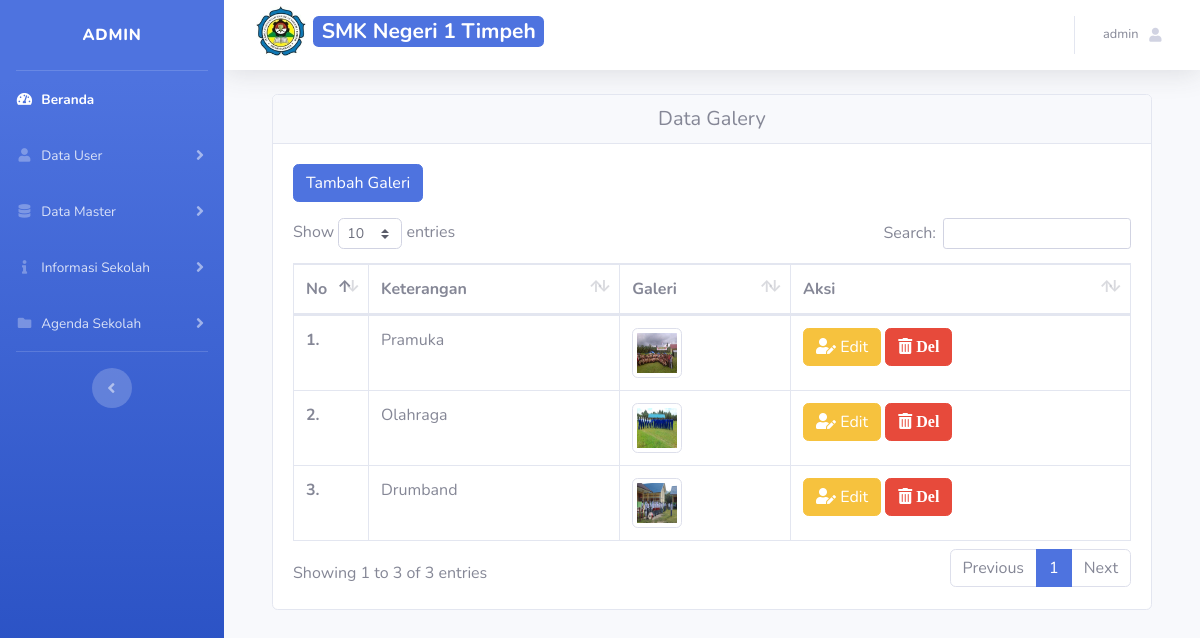
Screenshot of /admin/index.php?page=galery (signed in) with the database file from the repository.
### tables this page shows
CREATE TABLE IF NOT EXISTS `tb_sekolah` (
  `id_sekolah` int(11) NOT NULL AUTO_INCREMENT,
  `nama_sekolah` varchar(50) NOT NULL,
  `visi` longtext NOT NULL,
  `misi` longtext NOT NULL,
  `sejarah_sekolah` longtext NOT NULL,
  `kata_sambutan` longtext NOT NULL,
  `foto_logo` varchar(255) NOT NULL,
  `foto_struktur` varchar(255) NOT NULL,
  `peta_sekolah` varchar(255) NOT NULL,
  `lokasi_sekolah` varchar(255) NOT NULL,
  `foto_utama` varchar(255) NOT NULL,
  PRIMARY KEY (`id_sekolah`)
);

CREATE TABLE IF NOT EXISTS `tb_gallery` (
  `id_gallery` int(11) NOT NULL AUTO_INCREMENT,
  `keterangan` varchar(50) NOT NULL,
  `jenis` varchar(10) NOT NULL COMMENT '1 untuk foto,\r\n2 untuk video',
  `foto` varchar(255) NOT NULL,
  `video` varchar(255) NOT NULL,
  PRIMARY KEY (`id_gallery`)
);

### admin/index.php (the view, shortened to what this page needs)
<?php
include '../config/koneksi.php';
$oke = mysqli_query($koneksi, "SELECT * FROM tb_sekolah");
$oke1 = mysqli_fetch_array($oke);
if (@$_SESSION['Admin']) {
?>
    <?php
    if (@$_SESSION['Admin']) {
        $sesi = @$_SESSION['Admin'];
    }
    $sql = mysqli_query($koneksi, "SELECT * FROM tb_admin WHERE id_admin = '$sesi'") or die(mysqli_error($koneksi));
    $data = mysqli_fetch_array($sql);
    ?>
    <!DOCTYPE html>
    <html lang="en">
    <head>
        <link href="../assets/assets2/vendor/fontawesome-free/css/all.min.css" rel="stylesheet" type="text/css">
        <link href="../assets/assets2/css/sb-admin-2.min.css" rel="stylesheet">
        <link href="../assets/assets2/vendor/datatables/dataTables.bootstrap4.min.css" rel="stylesheet">
    </head>
    <body id="page-top">
        <div id="wrapper">
            <ul class="navbar-nav bg-gradient-primary sidebar sidebar-dark accordion" id="accordionSidebar">
                <a class="sidebar-brand d-flex align-items-center justify-content-center" href="index.php">
                    <?= $data['nama_admin']; ?>
                </a>
                <hr class="sidebar-divider my-0">
                <li class="nav-item active">
                    <a class="nav-link" href="index.php">
                        <i class="fas fa-fw fa-tachometer-alt"></i>
                        <span>Beranda</span></a>
                </li>
                <li class="nav-item">
                    <a class="nav-link collapsed" href="#" data-toggle="collapse" data-target="#collapseTwo" aria-expanded="true" aria-controls="collapseTwo">
                        <i class="fas fa-fw fa-user"></i>
                        <span>Data User</span>
                    </a>
                </li>
                <li class="nav-item">
                    <a class="nav-link collapsed" href="#" data-toggle="collapse" data-target="#collapseUtilities" aria-expanded="true" aria-controls="collapseUtilities">
                        <i class="fas fa-fw fa-database"></i>
                        <span>Data Master</span>
                    </a>
                </li>
                <li class="nav-item">
                    <a class="nav-link collapsed" href="#" data-toggle="collapse" data-target="#informasiSekolah" aria-expanded="true" aria-controls="informasiSekolah">
                        <i class="fas fa-fw fa-info"></i>
                        <span>Informasi Sekolah</span>
                    </a>
                </li>
                <li class="nav-item">
                    <a class="nav-link collapsed" href="#" data-toggle="collapse" data-target="#kegiatanSekolah" aria-expanded="true" aria-controls="kegiatanSekolah">
                        <i class="fas fa-fw fa-folder"></i>
                        <span>Agenda Sekolah</span>
                    </a>
                </li>
                <hr class="sidebar-divider d-none d-md-block">
                <div class="text-center d-none d-md-inline">
                    <button class="rounded-circle border-0" id="sidebarToggle"></button>
                </div>
            </ul>
            <div id="content-wrapper" class="d-flex flex-column">
                <div id="content">
                    <nav class="navbar navbar-expand navbar-light bg-white topbar mb-4 static-top shadow">
                        <form class="d-none d-sm-inline-block form-inline mr-auto ml-md-3 my-2 my-md-0 mw-100 navbar-search">
                            <h3>
                                <img src="../assets/sumber/img/app/<?= $oke1['foto_logo'] ?>" class="img-fluid" style="width:50px;height:50px;" alt="">
                                <span class="badge badge-primary">
                                    <?= $oke1['nama_sekolah']; ?>
                                </span>
                            </h3>
                        </form>
                        <ul class="navbar-nav ml-auto">
                            <li class="nav-item dropdown no-arrow">
                                <a class="nav-link dropdown-toggle" href="#" id="userDropdown" role="button" data-toggle="dropdown" aria-haspopup="true" aria-expanded="false">
                                    <span class="mr-2 d-none d-lg-inline text-gray-600 small">
                                        <?= $data['nama_admin']; ?>
                                    </span>
                                    <i class="fas fa-user fa-sm fa-fw mr-2 text-gray-400"></i>
                                </a>
                            </li>
                        </ul>
                    </nav>
                    <div class="container-fluid">
                        <?php
                        $page = @$_GET['page'];
                        $act = @$_GET['act'];
                        if ($page == 'guru') {
                            if ($act == '') {
                                include 'modul/guru/data_guru.php';
                            } elseif ($act == 'add') {
                                include 'modul/guru/add_guru.php';
                            } elseif ($act == 'edit') {
                                include 'modul/guru/edit_guru.php';
                            } elseif ($act == 'del') {
                                include 'modul/guru/del_guru.php';
                            }
                        } elseif ($page == 'galery') {
                            if ($act == '') {
                                include 'modul/galery/data_galery.php';
                            } elseif ($act == 'add') {
                                include 'modul/galery/add_galery.php';
                            } elseif ($act == 'addvideo') {
                                include 'modul/galery/add_galeryvideo.php';
                            } elseif ($act == 'edit') {
                                include 'modul/galery/edit_galery.php';
                            } elseif ($act == 'del') {
                                include 'modul/galery/del_galery.php';
                            }
                        } elseif ($page == '') {
                            include 'home.php';
                        } else {
                            echo "<b>4014!</b> Tidak ada halaman !";
                        }
                        ?>
                    </div>
                </div>
            </div>
        </div>
    <?php } else {
    include 'modul/500.html';
}
    ?>
    </body>
    </html>

### admin/modul/galery/data_galery.php (shortened to what this page needs)
<div class="container mt-3">
    <div class="card">
        <h5 class="card-header text-center">Data Galery</h5>
        <div class="card-body">
            <button type="button" class="btn btn-primary mb-3" data-toggle="modal" data-target="#galeriModal">
                Tambah Galeri
            </button>
            <div class="table-responsive">
                <table class="table table-bordered" id="dataTable">
                    <thead>
                        <tr>
                            <th>No</th>
                            <th>Keterangan</th>
                            <th>Galeri</th>
                            <th>Aksi</th>
                        </tr>
                    </thead>
                    <tbody>
                        <?php
                        $no = 1;
                        $sql = mysqli_query($koneksi, "SELECT * FROM tb_gallery");
                        foreach ($sql as $d) { ?>
                            <tr>
                                <td width="50"><b><?= $no++; ?>.</b> </td>
                                <td><?= $d['keterangan'] ?> </td>
                                <td>
                                    <?php
                                    if ($d['jenis'] == '1') {
                                    ?>
                                        <img src="../assets/sumber/img/gallery/<?= $d['foto'] ?>" class="img-thumbnail" style="width:50px;height:50px;">
                                    <?php
                                    } else {
                                        echo 'Video';
                                    }
                                    ?>
                                </td>
                                <td>
                                    <a href="?page=galery&act=edit&id=<?= $d['id_gallery'] ?>" class="btn btn-warning btn-xs"><i class="fas fa-user-edit"></i> Edit</a>
                                    <a href="?page=galery&act=del&id=<?= $d['id_gallery'] ?>" onClick="return confirm('Apakah data akan dihapus ?')">
                                        <button type="submit" name="submit" id="submit" class="btn btn-danger btn-xst"><i class="fas fa-trash-alt"> Del</i></button>
                                    </a>
                                </td>
                            </tr>
                        <?php } ?>
                    </tbody>
                </table>
            </div>
        </div>
    </div>

### rows the page displays
tb_sekolah: foto_logo (picture), nama_sekolah "SMK Negeri 1 Timpeh"
tb_gallery: keterangan "Pramuka", foto (picture)
tb_gallery: keterangan "Olahraga", foto (picture)
tb_gallery: keterangan "Drumband", foto (picture)

### other values shown
$data['nama_admin'] "ADMIN"
$data['nama_admin'] "admin"
